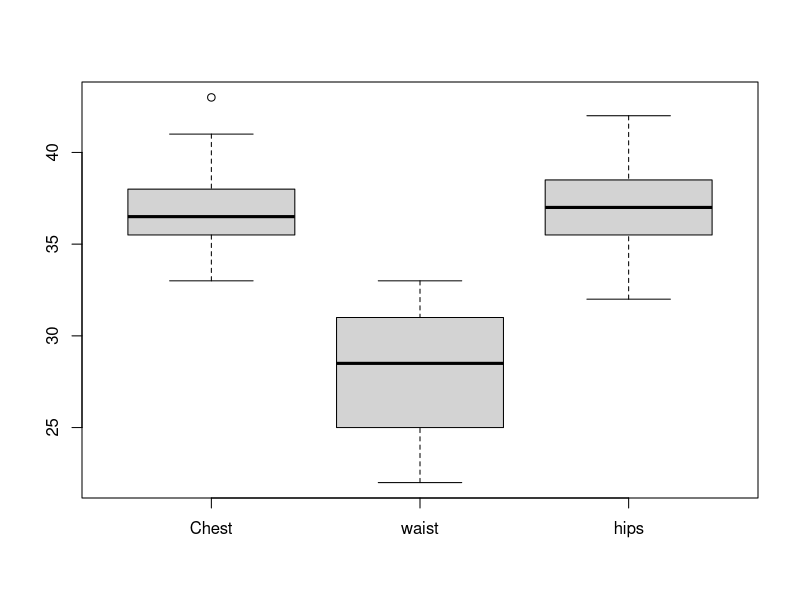
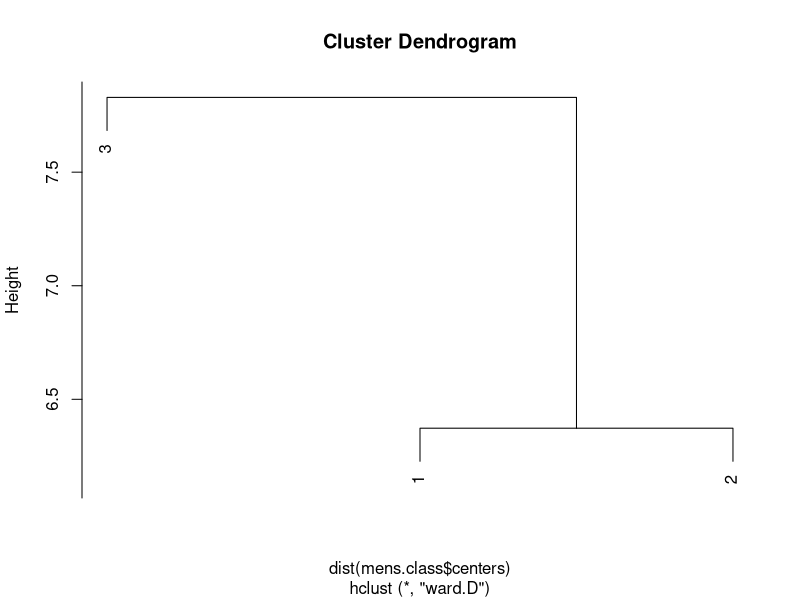
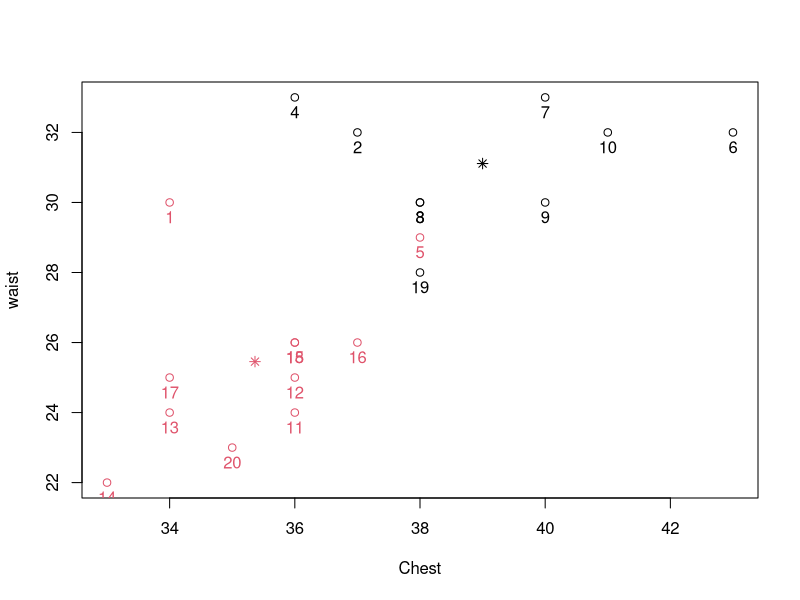

Write the R code that produced these figures, in order.
## 1 Exploration de données
mens<-read.table("MEASURE.txt")
boxplot(mens)

# Normalisation des mesures
#mens<-scale(mens)
#boxplot(mens)

## 2 Partitionnement KMeans
mens.class<-kmeans(mens,3)
mens.class
# Application de kmeans => 3 Cluster de taille 9,2,9
mens.hclust<-hclust(dist(mens.class$centers),method="ward")
mens.hclust
plot(mens.hclust)
# On trace le dendrogramme obtenu et on observe très clairement que 2 clusters sont
# Très proches et qu'il n'y a au final que deux classes différentes (même si on le savait d'avance : Homme/Femme)

mens.class<-kmeans(mens,2)
mens.class
# Application de Kmeans avec K=2

plot(mens[1:2],col=mens.class$cluster)
points(mens.class$centers, col = 1:2, pch = 8)
text(mens[1:2],attributes(mens)$row.names,col=mens.class$cluster,pos=1)
# Plot de chest/waist (1,2)